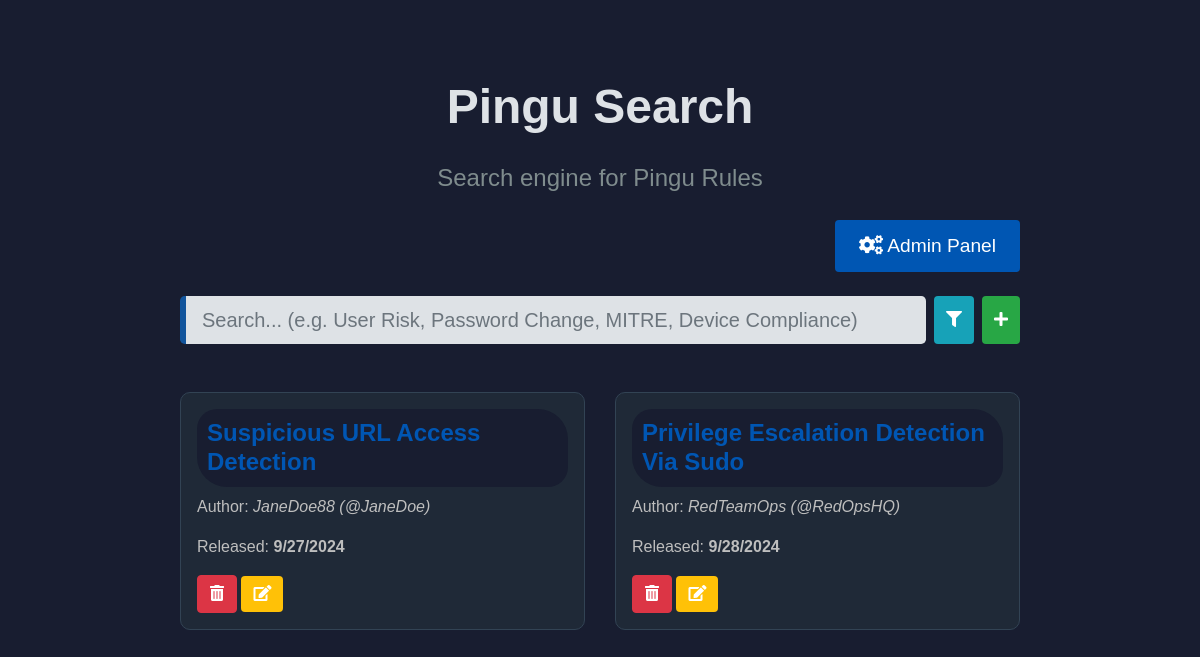
The app's page / (signed in) with its own data.
### pingu1_app/models.py (models this page shows, shortened)
class Rule(models.Model):
    author = models.CharField(max_length=100)
    title = models.CharField(max_length=200)
    reference = models.URLField(blank=True, null=True)
    description = models.TextField()
    rule_text = models.TextField()
    additional_info = models.TextField(blank=True, null=True)
    tags = models.CharField(max_length=200)  # This can store comma-separated tags
    created_at = models.DateTimeField(auto_now_add=True)  # Automatically sets the date when a rule is created

### pingu1_app/views.py (the view)
# urls.py: 2. Add a URL to urlpatterns:  path('', views.home, name='home')
def home(request):
    rules = Rule.objects.all()
    selected_author = request.GET.get('author', 'Select')
    selected_tag = request.GET.get('tags', 'Select')
    selected_operator = request.GET.get('operator', 'Select')
    if selected_author != 'Select':
        rules = rules.filter(author=selected_author)
    if selected_tag != 'Select':
        rules = rules.filter(tags__icontains=selected_tag)
    tags_set = set()
    authors_set = set()
    for rule in Rule.objects.all():
        authors_set.add(rule.author)
        for tag in rule.tags.split(','):
            tags_set.add(tag.strip())
    tags = sorted(tags_set)
    authors = sorted(authors_set)
    return render(request, 'pages/home.html', {
        'rules': rules,
        'tags': tags,
        'authors': authors,
        'selected_author': selected_author,
        'selected_tag': selected_tag,
        'selected_operator': selected_operator,
    })

### templates/pages/home.html (shortened to what this page needs)
{% load static %}
<!DOCTYPE html>
<html lang="en">
  <head>
    <link href="https://stackpath.bootstrapcdn.com/bootstrap/4.5.2/css/bootstrap.min.css" rel="stylesheet" />
    <link href="https://cdnjs.cloudflare.com/ajax/libs/font-awesome/5.15.4/css/all.min.css" rel="stylesheet" />
    <link href="{% static 'css/style.css' %}" rel="stylesheet" type="text/css" />
  </head>
  <body>
    <div class="container py-5">
      <div class="sub-container">
        <h1 class="text-center mb-4">Pingu Search</h1>
        <p class="text-center section-subtitle mb-4">Search engine for Pingu Rules</p>
        {% if user.is_authenticated %}
        <div class="d-flex justify-content-end mb-4">
          <a href="/admin/" class="btn btn-primary"> <i class="fas fa-cogs"></i> Admin Panel </a>
        </div>
        {% endif %}
        <div class="d-flex justify-content-center mb-4 search">
          <input
            type="text"
            id="searchInput"
            class="form-control form-control-lg mr-2"
            size="70"
            placeholder="Search... (e.g. User Risk, Password Change, MITRE, Device Compliance)"
            onkeyup="filterRules()"
          />
          <button type="button" class="btn btn-info mr-2" data-toggle="modal" data-target="#filterModal">
            <i class="fas fa-filter"></i>
          </button>
          <button type="button" class="btn btn-success" onclick="navigateToForm()">
            <i class="fas fa-plus"></i>
          </button>
        </div>
        <div class="databaseboxs mt-5" id="rulesContainer">
          <div class="row">
            {% for rule in rules %}
            <div class="col-md-6 rule-item">
              <div class="database-group p-3 mb-4">
                <a href="{% url 'details' rule.id %}" class="rule-link text-decoration-none">
                  <h2 class="rule-title">{{ rule.title }}</h2>
                  <p class="rule-author">Author: <em>{{ rule.author }}</em></p>
                  <p class="rule-release">Released: <strong>{{ rule.created_at|date:"n/j/Y" }}</strong></p>
                </a>
                {% if user.is_authenticated %}
                <div class="mt-2">
                  <button
                    type="button"
                    class="btn btn-danger"
                    data-toggle="modal"
                    data-target="#deleteModal"
                    data-rule-id="{{ rule.id }}"
                  >
                    <i class="fas fa-trash-alt"></i>
                  </button>
                  <a href="{% url 'edit_rule' rule.id %}" class="btn btn-warning">
                    <i class="fas fa-edit text-white"></i>
                  </a>
                </div>
                {% endif %}
              </div>
            </div>
            {% endfor %}
          </div>
        </div>
      </div>
    </div>
  </body>
</html>

### pingu1/static/CSS/style.css (style rules this page uses)
body { font-family: Arial, sans-serif; background-color: #181d30; }
.container { max-width: 75%; margin-left: auto; }
.sub-container { max-width: 100%; margin-left: auto; padding: 30px 15px; }
h1 { font-size: 3rem; color: #dee2e6; font-weight: 700; }
.database-group { background-color: #1f2937; border: 1px solid #324354; border-radius: 10px; transition: box-shadow 0.3s; }
.rule-link { color: #333; }
.rule-title { text-transform: capitalize; font-size: 1.5rem; font-weight: bold; color: #0056b3 !important; background-color: #181d30; border-radius: 20px 30px; padding: 10px; width: 100%; }
.rule-author, .rule-release { color: #bebebe; }
.btn-info { background-color: #17a2b8; border: none; }
.btn-success { background-color: #28a745; border: none; }
.btn-warning { background-color: #ffc107; border: none; }
.search .form-control { background-color: #dee2e6; color: #181d30; }
.form-control { box-shadow: none; background-color: rgb(25, 32, 41); border: none; border-left: 6px solid rgb(17, 84, 156); }
.btn-primary { background-color: #181d30; border: none; transition: background-color 0.3s ease; }
.section-subtitle { font-size: 1.5rem; color: #7f8c8d; }
.btn-primary { background-color: #0056b3; border: none; padding: 0.75rem 1.5rem; font-size: 1.2rem; transition: background-color 0.3s ease; }

### records on screen
Rule: title "Suspicious URL Access Detection", author "JaneDoe88 (@JaneDoe)", created_at "9/27/2024"
Rule: title "Privilege Escalation Detection Via Sudo", author "RedTeamOps (@RedOpsHQ)", created_at "9/28/2024"
